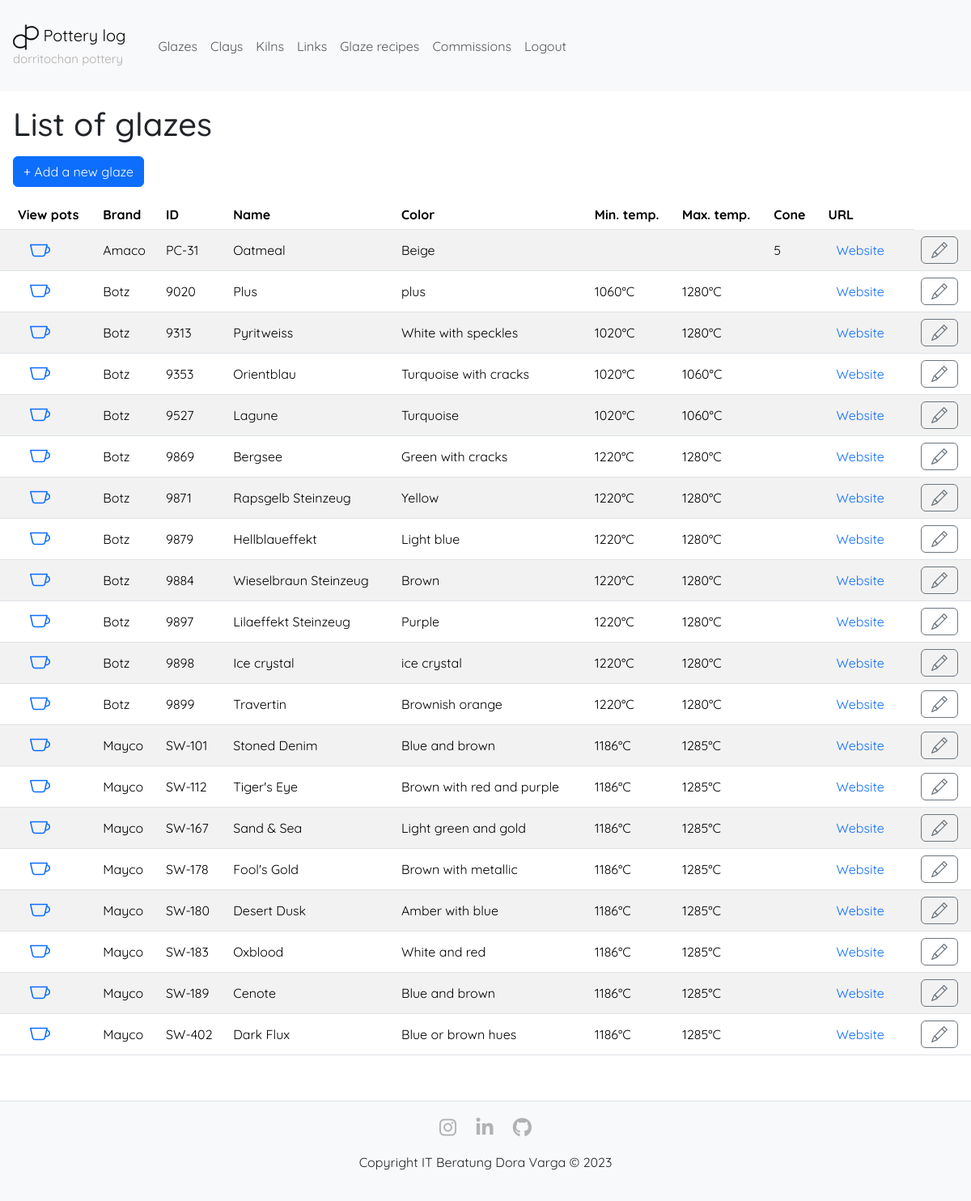
Page /viewglazes (signed in) on the committed database.
### app/models.py (models this page shows, shortened)
class Glaze(db.Model):
    __tablename__ = 'glaze'
    id = db.Column(db.Integer, primary_key=True)
    brand = db.Column(db.String(140), index=True)
    name = db.Column(db.String(50), unique=True)
    brand_id = db.Column(db.Integer, unique=True)
    color = db.Column(db.String(140))
    temp_min = db.Column(db.Integer) # in °C
    temp_max = db.Column(db.Integer) # in °C
    cone = db.Column(db.String(5))
    glaze_url = db.Column(db.String(200))
    glazed_pots = db.relationship('PotGlaze', back_populates='glaze', lazy='dynamic')

### app/controller.py (the view)
@app.route('/viewglazes')
@login_required
def view_glazes():
    glazes = Glaze.query.order_by(Glaze.brand, Glaze.brand_id).all()
    glaze_form = AddGlazeForm()
    return render_template('viewglazes.html', title='List of glazes', glazes=glazes, glaze_form=glaze_form)

### app/models.py (called while the page is built)
@login.user_loader
def load_user(id):
    return User.query.get(int(id))

### app/utils.py (called while the page is built)
def set_cone_choices():
    return [(index , cone) for index, cone in enumerate(CONES)]

### app/templates/viewglazes.html (shortened to what this page needs)
{% extends 'layout.html' %}
{% block main %}
<h1 class="m-3">List of glazes</h1>
<div class="m-3">
    <button id="add-new-glaze" type="button" class="btn btn-primary" data-toggle="modal" data-target="#modal-add-edit-glaze" data-reload-page="true">&plus; Add a new glaze</button>
</div>
<table class="table table-striped table-hover-color table-hover">
    <thead>
        <tr>
            <th>View pots</th>
            <th>Brand</th>
            <th>ID</th>
            <th>Name</th>
            <th>Color</th>
            <th>Min. temp.</th>
            <th>Max. temp.</th>
            <th>Cone</th>
            <th style="padding: 8px 13px;">URL</th>
        </tr>
    </thead>
    <body>
        {% for glaze in glazes %}
        <tr>
            <td class="vertical-center">
                <a href="{{ url_for('show_glaze', glaze_id=glaze.id) }}" class="hover-border-link">
                </a>
            </td>
            <td class="vertical-center">{{ glaze.brand or '' }}</td>
            <td class="vertical-center">{{ glaze.brand_id or '' }}</td>
            <td class="vertical-center">{{ glaze.name or '' }}</td>
            <td class="vertical-center">{{ glaze.color or '' }}</td>
            <td class="vertical-center">{{ glaze.temp_min ~ '°C' if glaze.temp_min else '' }}</td>
            <td class="vertical-center">{{ glaze.temp_max ~ '°C' if glaze.temp_max else '' }}</td>
            <td class="vertical-center">{{ glaze.cone or '' }}</td>
            <td class="vertical-center">
                {% if glaze.glaze_url %}
                    <a class="hover-border-link" href="{{ glaze.glaze_url or '' }}" target="_blank">
                        Website
                    </a>
                {% endif %}
            </td>
            <td>
                <button type="button" class="btn btn-outline-secondary" id="open-modal-edit-item-{{ glaze.id }}" data-toggle="modal" data-target="#modal-add-edit-glaze" data-reload-page="true" data-itemtype="glaze">
                </button>
            </td>
        </tr>
        {% endfor %}
    </body>
</table>
{% endblock %}

### app/static/css/styles.css (style rules this page uses)
body { margin: 0; font-family: 'Quicksand', sans-serif; display: flex; flex-direction: column; min-height: 100vh; }
a.hover-border-link { color: #0d6efd; text-decoration: none; padding: 8px 13px; border: 2px solid transparent; transition: all 0.1s; }
.vertical-center { vertical-align: middle; }
.table.table-striped td:nth-child(1), .table.table-striped th:nth-child(1) { padding-left: 22px; }

### rows in the picture
Glaze: brand "Amaco", brand "PC-31", name "Oatmeal", color "Beige", cone "5"
Glaze: brand "Botz", brand "9020", name "Plus", color "plus", temp_min "1060°C", temp_max "1280°C"
Glaze: brand "Botz", brand "9313", name "Pyritweiss", color "White with speckles", temp_min "1020°C", temp_max "1280°C"
Glaze: brand "Botz", brand "9353", name "Orientblau", color "Turquoise with cracks", temp_min "1020°C", temp_max "1060°C"
Glaze: brand "Botz", brand "9527", name "Lagune", color "Turquoise", temp_min "1020°C", temp_max "1060°C"
Glaze: brand "Botz", brand "9869", name "Bergsee", color "Green with cracks", temp_min "1220°C", temp_max "1280°C"
Glaze: brand "Botz", brand "9871", name "Rapsgelb Steinzeug", color "Yellow", temp_min "1220°C", temp_max "1280°C"
Glaze: brand "Botz", brand "9879", name "Hellblaueffekt", color "Light blue", temp_min "1220°C", temp_max "1280°C"
Glaze: brand "Botz", brand "9884", name "Wieselbraun Steinzeug", color "Brown", temp_min "1220°C", temp_max "1280°C"
Glaze: brand "Botz", brand "9897", name "Lilaeffekt Steinzeug", color "Purple", temp_min "1220°C", temp_max "1280°C"
Glaze: brand "Botz", brand "9898", name "Ice crystal", color "ice crystal", temp_min "1220°C", temp_max "1280°C"
Glaze: brand "Botz", brand "9899", name "Travertin", color "Brownish orange", temp_min "1220°C", temp_max "1280°C"
Glaze: brand "Mayco", brand "SW-101", name "Stoned Denim", color "Blue and brown", temp_min "1186°C", temp_max "1285°C"
Glaze: brand "Mayco", brand "SW-112", name "Tiger's Eye", color "Brown with red and purple", temp_min "1186°C", temp_max "1285°C"
Glaze: brand "Mayco", brand "SW-167", name "Sand & Sea", color "Light green and gold", temp_min "1186°C", temp_max "1285°C"
Glaze: brand "Mayco", brand "SW-178", name "Fool's Gold", color "Brown with metallic", temp_min "1186°C", temp_max "1285°C"
Glaze: brand "Mayco", brand "SW-180", name "Desert Dusk", color "Amber with blue", temp_min "1186°C", temp_max "1285°C"
Glaze: brand "Mayco", brand "SW-183", name "Oxblood", color "White and red", temp_min "1186°C", temp_max "1285°C"
Glaze: brand "Mayco", brand "SW-189", name "Cenote", color "Blue and brown", temp_min "1186°C", temp_max "1285°C"
Glaze: brand "Mayco", brand "SW-402", name "Dark Flux", color "Blue or brown hues", temp_min "1186°C", temp_max "1285°C"
